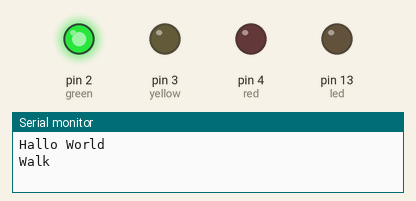
Recording of a sketch running on a simulated Arduino Uno, built with avr-gcc and run on an emulated ATmega328P. On the bench: output pins drawn as LEDs (lit = HIGH), the last lines printed to the serial monitor.

Above: at 0.5 s.
At 2.5 s:
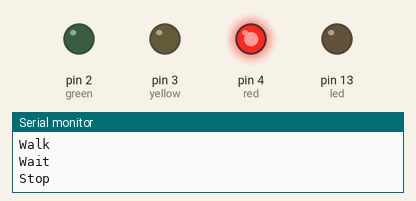
At 3.5 s:
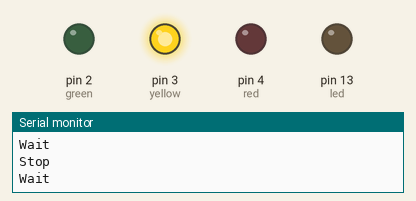
Timing chart, 0 to 5.2 s (numbered marks = the images above):
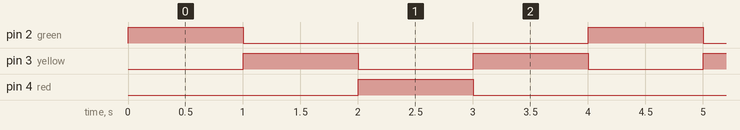

Measured:
- by itself, pin 2 (green), pin 4 (red): alternates HIGH for 1.0 s and LOW for 3.0 s
- by itself, pin 3 (yellow): alternates HIGH for 1.0 s and LOW for 1.0 s
- by itself, everything shown: repeats every 4.0 s, in 4 steps

The sketch:

UART_Interface.ino
```cpp
int led = 13;
int green = 2;
int yellow = 3;
int red = 4;

void setup() {
  // put your setup code here, to run once:
  pinMode(led, OUTPUT);
  pinMode(green, OUTPUT);
  pinMode(yellow, OUTPUT);
  pinMode(red, OUTPUT);
  Serial.begin(9600);
  Serial.println("Hallo World");
}

void loop() {
  // put your main code here, to run repeatedly:
  Serial.println("Walk");
  digitalWrite(green, HIGH);
  digitalWrite(yellow, LOW);
  digitalWrite(red, LOW);
  delay(1000);
  Serial.println("Wait");
  digitalWrite(green, LOW);
  digitalWrite(yellow, HIGH);
  digitalWrite(red, LOW);
  delay(1000);
  Serial.println("Stop");
  digitalWrite(green, LOW);
  digitalWrite(yellow, LOW);
  digitalWrite(red, HIGH);
  delay(1000);
  Serial.println("Wait");
  digitalWrite(green, LOW);
  digitalWrite(yellow, HIGH);
  digitalWrite(red, LOW);
  delay(1000);
}
```
